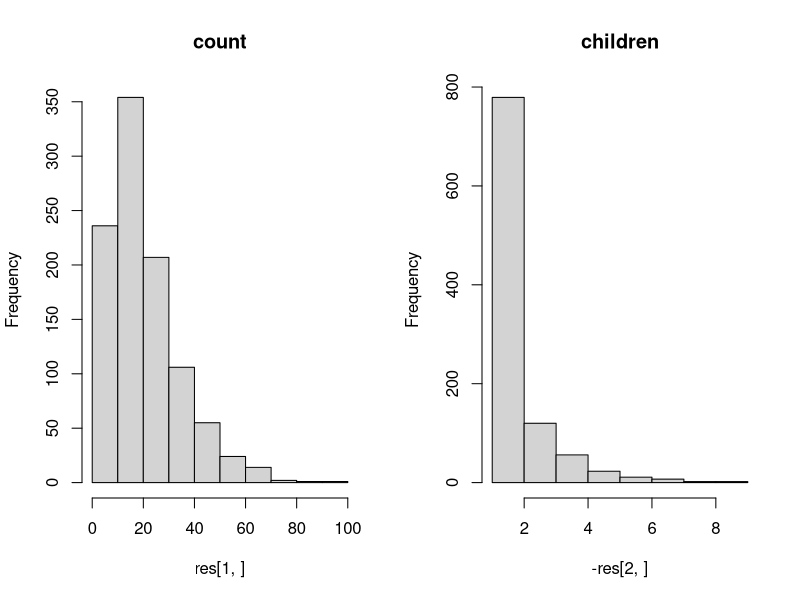
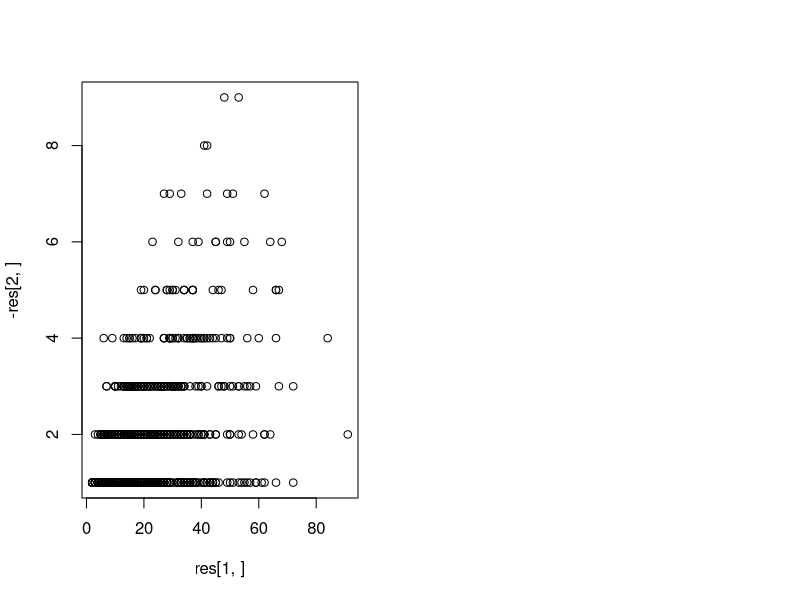

The R source for these figures, in order: (Note: a time limit stopped this script after it produced the figures.)
n = 10
births.deaths.per.cycle = 3

sim = function(n,births.deaths.per.cycle){
	d = rep(0,n)
	count =0
	while(d[1]>=0){
		for(i in births.deaths.per.cycle){
			die = sample(1:n,1)
			d[die] = -d[die]
			count = count +1
			birth = sample(1:n,1)
			d[birth] = d[birth]+1
		}
	}
	return(c(count,d[1]))
}

res = replicate(1000,sim(10,1))

par(mfrow=c(1,2))
hist(res[1,],main='count')
hist(-res[2,],main='children')

plot(res[1,],-res[2,])

res = data.frame()
for(n in seq(10,2000,length.out=8)){
	for(births.deaths.per.cycle in c(1,2,3,4,5)){
		s = replicate(100,sim(n,births.deaths.per.cycle))
		res = rbind(res,cbind(t(s),rep(n,ncol(s)),rep(births.deaths.per.cycle,ncol(s))))
	}
}

names(res) = c("survive",'children','n','bd')
res$children = - res$children

par(mfrow=c(3,4))
for(nx in sort(unique(res$n))){
	plotmeans(res[res$n==nx,]$children~res[res$n==nx,]$bd, main= nx)
	}

m.children = lm(bd~ n * children,data=res)

predict(m.children, data.frame(n=2189, children=3))
predict(m.children, data.frame(n=2189, children=4))
